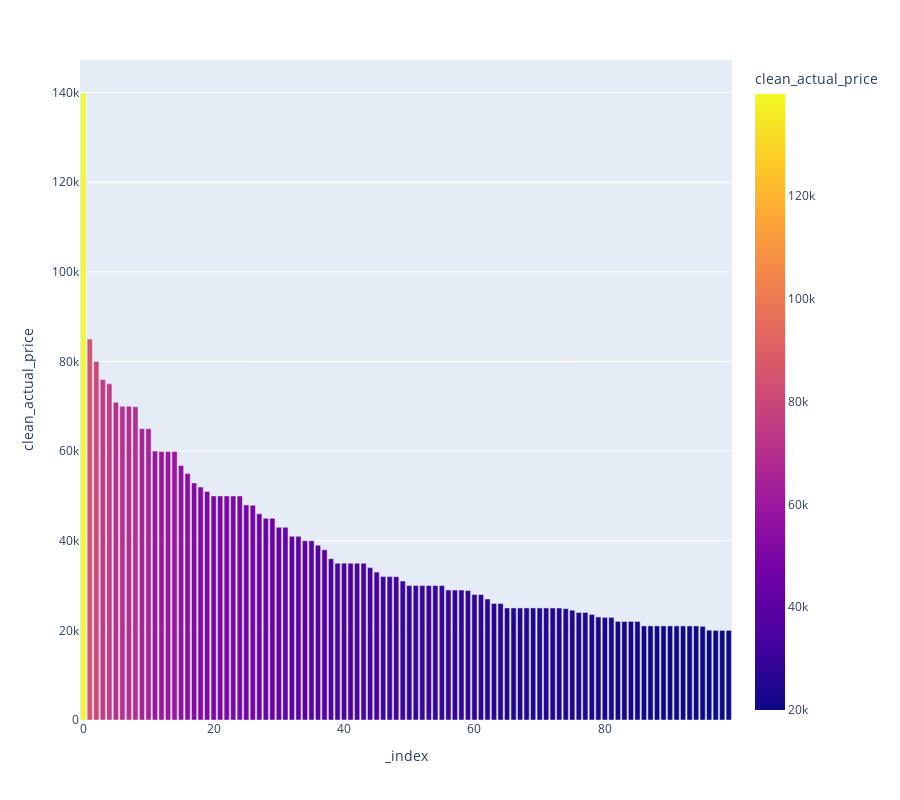

Write notebook code for a chart like this one.
### Code cell
# clean_actual_price
df.sort_values(by='clean_actual_price', ascending=False, inplace=True)
df.reset_index(inplace=True)
fig = px.bar(df.head(100), y='clean_actual_price', color='clean_actual_price', height=800, hover_name='product_name')
fig.show()

### Figure 1 — Plotly figure (JSON) as saved in the notebook; plotly's stock layout.template omitted (floating-point values rounded to 4 significant figures)
{"data": [{"alignmentgroup": "True", "hovertemplate": "<b>%{hovertext}</b><br><br>_index=%{x}<br>clean_actual_price=%{marker.color}<extra></extra>", "hovertext": ["Sony Bravia 164 cm (65 inches) 4K Ultra HD Smart LED Google TV KD-65X74K (Black)", "VU 164 cm (65 inches) The GloLED Series 4K Smart LED Google TV 65GloLED (Grey)", "LG 139 cm (55 inches) 4K Ultra HD Smart LED TV 55UQ7500PSF (Ceramic Black)", "LG 1.5 Ton 5 Star AI DUAL Inverter Split AC (Copper, Super Convertible 6-in-1 Cooling, HD Filter with Anti-Virus Protection, 2022 Model, PS-Q19YNZE, White)", "Samsung Galaxy S20 FE 5G (Cloud Navy, 8GB RAM, 128GB Storage) with No Cost EMI & Additional Exchange Offers", "Samsung 138 cm (55 inches) Crystal 4K Neo Series Ultra HD Smart LED TV UA55AUE65AKXXL (Black)", "OnePlus 163.8 cm (65 inches) U Series 4K LED Smart Android TV 65U1S (Black)", "MI 138.8 cm (55 inches) 5X Series 4K Ultra HD LED Smart Android TV L55M6-ES (Grey)", "Samsung 138 cm (55 inches) Crystal 4K Series Ultra HD Smart LED TV UA55AUE60AKLXL (Black)", "VU 139 cm (55 inches) The GloLED Series 4K Smart LED Google TV 55GloLED (Grey)", "VU 138 cm (55 inches) Premium Series 4K Ultra HD Smart IPS LED TV 55UT (Black)", "OnePlus 138.7 cm (55 inches) U Series 4K LED Smart Android TV 55U1S (Black)", "ECOVACS DEEBOT N8 2-in-1 Robotic Vacuum Cleaner, 2022 New Launch, Most Powerful Suction, Covers 2000+ Sq. Ft in One Charge, Advanced dToF Technology with OZMO Mopping (DEEBOT N8) - White", "Coway Professional Air Purifier for Home, Longest Filter Life 8500 Hrs, Green True HEPA Filter, Traps 99.99% Virus & PM 0.1 Particles, Warranty 7 Years (AirMega 150 (AP-1019C))", "Lenovo IdeaPad 3 11th Gen Intel Core i3 15.6\" FHD Thin & Light Laptop(8GB/512GB SSD/Windows 11/Office 2021/2Yr Warranty/3months Xbox Game Pass/Platinum Grey/1.7Kg), 81X800LGIN", "Sansui 140cm (55 inches) 4K Ultra HD Certified Android LED TV with Dolby Audio & Dolby Vision JSW55ASUHD (Mystique Black)", "Hisense 126 cm (50 inches) Bezelless Series 4K Ultra HD Smart LED Google TV 50A6H (Black)", "Samsung 108 cm (43 inches) Crystal 4K Series Ultra HD Smart LED TV UA43AUE60AKLXL (Black)", "TCL 108 cm (43 inches) 4K Ultra HD Certified Android Smart LED TV 43P615 (Black)", "Kodak 139 cm (55 inches) 4K Ultra HD Smart LED TV 55CA0909 (Black)", "AmazonBasics 108 cm (43 inches) 4K Ultra HD Smart LED Fire TV AB43U20PS (Black)", "OnePlus 10T 5G (Moonstone Black, 8GB RAM, 128GB Storage)", "MI 108 cm (43 inches) 5X Series 4K Ultra HD LED Smart Android TV L43M6-ES (Grey)", "LG 108 cm (43 inches) 4K Ultra HD Smart LED TV 43UQ7500PSF (Ceramic Black)", "Acer 139 cm (55 inches) H Series 4K Ultra HD Android Smart LED TV AR55AR2851UDPRO (Black)", "Acer 139 cm (55 inches) I Series 4K Ultra HD Android Smart LED TV AR55AR2851UDFL (Black)", "Samsung 108 cm (43 inches) Crystal 4K Neo Series Ultra HD Smart LED TV UA43AUE65AKXXL (Black)", "OnePlus 126 cm (50 inches) Y Series 4K Ultra HD Smart Android LED TV 50Y1S Pro (Black)", "Redmi 126 cm (50 inches) 4K Ultra HD Android Smart LED TV X50 | L50M6-RA (Black)", "Hisense 108 cm (43 inches) 4K Ultra HD Smart Certified Android LED TV 43A6GE (Black)", "Kodak 126 cm (50 inches) Bezel-Less Design Series 4K Ultra HD Smart Android LED TV 50UHDX7XPROBL (Black)", "Redmi 108 cm (43 inches) 4K Ultra HD Android Smart LED TV X43 | L43R7-7AIN (Black)", "TCL 100 cm (40 inches) Full HD Certified Android R Smart LED TV 40S6505 (Black)", "Acer 127 cm (50 inches) I Series 4K Ultra HD Android Smart LED TV AR50AR2851UDFL (Black)", "OnePlus 108 cm (43 inches) Y Series 4K Ultra HD Smart Android LED TV 43Y1S Pro (Black)", "iQOO 9 SE 5G (Sunset Sierra, 8GB RAM, 128GB Storage) | Qualcomm Snapdragon 888 | 66W Flash Charge", "OnePlus 10R 5G (Forest Green, 8GB RAM, 128GB Storage, 80W SuperVOOC)", "Xiaomi Pad 5| Qualcomm Snapdragon 860| 120Hz Refresh Rate| 6GB, 128GB| 2.5K+ Display (10.95-inch/27.81cm)|1 Billion Colours| Dolby Vision Atmos| Quad Speakers| Wi-Fi| Gray", "MI 108 cm (43 inches) 5A Series Full HD Smart Android LED TV L43M7-EAIN (Black)", "VU 108 cm (43 inches) Premium Series Full HD Smart LED TV 43GA (Black)", "iQOO Neo 6 5G (Dark Nova, 8GB RAM, 128GB Storage) | Snapdragon® 870 5G | 80W FlashCharge", "Mi 108 cm (43 inches) Full HD Android LED TV 4C | L43M6-INC (Black)", "Toshiba 108 cm (43 inches) V Series Full HD Smart Android LED TV 43V35KP (Silver)", "Acer 109 cm (43 inches) I Series 4K Ultra HD Android Smart LED TV AR43AR2851UDFL (Black)", "OnePlus Nord 2T 5G (Jade Fog, 12GB RAM, 256GB Storage)", "Samsung Galaxy M53 5G (Deep Ocean Blue, 6GB, 128GB Storage) | 108MP | sAmoled+ 120Hz | 12GB RAM with RAM Plus | Travel Adapter to be Purchased Separately", "SanDisk 1TB Extreme Portable SSD 1050MB/s R, 1000MB/s W,Upto 2 Meter Drop Protection with IP55 Water/dust Resistance, HW Encryption, PC,MAC & TypeC Smartphone Compatible, 5Y Warranty, External SSD", "OnePlus 108 cm (43 inches) Y Series Full HD Smart Android LED TV 43 Y1S (Black)", "TCL 80 cm (32 inches) HD Ready Certified Android Smart LED TV 32S615 (Black)", "TCL 80 cm (32 inches) HD Ready Certified Android Smart LED TV 32S5205 (Black)", "Mi 100 cm (40 inches) Horizon Edition Full HD Android LED TV 4A | L40M6-EI (Black)", "MI 100 cm (40 inches) 5A Series Full HD Smart Android LED TV with 24W Dolby Audio & Metal Bezel-Less Frame (Black) (2022 Model)", "Mi Robot Vacuum-Mop P, Best-in-class Laser Navigation in 10-20K INR price band, Intelligent mapping, Robotic Floor Cleaner with 2 in 1 Mopping and Vacuum, App Control (WiFi, Alexa,GA), Strong suction", "Samsung Galaxy Watch4 Bluetooth(4.4 cm, Black, Compatible with Android only)", "iQOO Z6 Pro 5G by vivo (Phantom Dusk, 8GB RAM, 128GB Storage) | Snapdragon 778G 5G | 66W FlashCharge | 1300 nits Peak Brightness | HDR10+", "iQOO Z6 Pro 5G by vivo (Legion Sky, 8GB RAM, 128GB Storage) | Snapdragon 778G 5G | 66W FlashCharge | 1300 nits Peak Brightness | HDR10+", "Redmi Note 11 Pro + 5G (Stealth Black, 8GB RAM, 256GB Storage) | 67W Turbo Charge | 120Hz Super AMOLED Display | Additional Exchange Offers | Charger Included", "OnePlus Nord 2T 5G (Gray Shadow, 8GB RAM, 128GB Storage)", "OnePlus Nord 2T 5G (Jade Fog, 8GB RAM, 128GB Storage)", "WANBO X1 Pro (Upgraded) | Native 1080P Full HD | Android 9 | Projector for Home | LED Cinema | 350ANSI | 3900 lumens | WiFi Bluetooth | HDMI ARC | Dolby DTS | 4D Keystone Correction (Global Version)", "iQOO Z6 Pro 5G by vivo (Legion Sky, 6GB RAM, 128GB Storage) | Snapdragon 778G 5G | 66W FlashCharge | 1300 nits Peak Brightness | HDR10+", "iFFALCON 80 cm (32 inches) HD Ready Smart LED TV 32F53 (Black)", "Redmi Note 11 Pro + 5G (Phantom White, 8GB RAM, 128GB Storage) | 67W Turbo Charge | 120Hz Super AMOLED Display | Additional Exchange Offers | Charger Included", "Samsung Galaxy M33 5G (Mystique Green, 8GB, 128GB Storage) | 6000mAh Battery | Upto 16GB RAM with RAM Plus | Travel Adapter to be Purchased Separately", "MI 80 cm (32 inches) HD Ready Smart Android LED TV 5A Pro | L32M7-EAIN (Black)", "Aquadpure Copper + Mineral RO+UV+UF 10 to 12 Liter RO + UV + TDS ADJUSTER Water Purifier with Copper Charge Technology black & copper Best For Home and Office (Made In India)", "Redmi Note 11 Pro + 5G (Stealth Black, 6GB RAM, 128GB Storage) | 67W Turbo Charge | 120Hz Super AMOLED Display | Additional Exchange Offers | Charger Included", "Samsung Galaxy M33 5G (Emerald Brown, 6GB, 128GB Storage) | 6000mAh Battery | Upto 12GB RAM with RAM Plus | Travel Adapter to be Purchased Separately", "Redmi 80 cm (32 inches) Android 11 Series HD Ready Smart LED TV | L32M6-RA/L32M7-RA (Black)", "Samsung Galaxy M33 5G (Emerald Brown, 6GB, 128GB Storage) | 6000mAh Battery | Upto 12GB RAM with RAM Plus | Travel Adapter to be Purchased Separately", "Redmi 80 cm (32 inches) Android 11 Series HD Ready Smart LED TV | L32M6-RA/L32M7-RA (Black)", "MI 80 cm (32 inches) 5A Series HD Ready Smart Android LED TV L32M7-5AIN (Black)", "Aqua d pure Active Copper 12-L RO+UV Water Filter Purifier for Home, Kitchen Fully Automatic UF+TDS Controller", "Acer 100 cm (40 inches) P Series Full HD Android Smart LED TV AR40AR2841FDFL (Black)", "HUL Pureit Eco Water Saver Mineral RO+UV+MF AS wall mounted/Counter top Black 10L Water Purifier", "Aquaguard Aura RO+UV+UF+Taste Adjuster(MTDS) with Active Copper & Zinc 7L water purifier,8 stages of purification,suitable for borewell,tanker,municipal water(Black) from Eureka Forbes", "AGARO Imperial 240-Watt Slow Juicer with Cold Press Technology", "LG 80 cm (32 inches) HD Ready Smart LED TV 32LQ576BPSA (Ceramic Black)", "Philips Air Purifier Ac2887/20,Vitashield Intelligent Purification,Long Hepa Filter Life Upto 17000 Hours,Removes 99.9% Airborne Viruses & Bacteria,99.97% Airborne Pollutants,Ideal For Master Bedroom", "Acer 80 cm (32 inches) S Series HD Ready Android Smart LED TV AR32AR2841HDSB (Black)", "Samsung 80 cm (32 Inches) Wondertainment Series HD Ready LED Smart TV UA32T4340BKXXL (Glossy Black)", "Samsung 80 cm (32 Inches) Wondertainment Series HD Ready LED Smart TV UA32T4340BKXXL (Glossy Black)", "OnePlus 80 cm (32 inches) Y Series HD Ready Smart Android LED TV 32 Y1S (Black)", "LG 80 cm (32 inches) HD Ready Smart LED TV 32LM563BPTC (Dark Iron Gray)", "iQOO vivo Z6 5G (Chromatic Blue, 8GB RAM, 128GB Storage) | Snapdragon 695-6nm Processor | 120Hz FHD+ Display | 5000mAh Battery", "LG 80 cm (32 inches) HD Ready Smart LED TV 32LM563BPTC (Dark Iron Gray)", "iQOO Z6 44W by vivo (Raven Black, 6GB RAM, 128GB Storage) | 6.44\" FHD+ AMOLED Display | 50% Charge in just 27 mins | in-Display Fingerprint Scanning", "iQOO vivo Z6 5G (Chromatic Blue, 6GB RAM, 128GB Storage) | Snapdragon 695-6nm Processor | 120Hz FHD+ Display | 5000mAh Battery", "Redmi Note 11T 5G (Stardust White, 6GB RAM, 128GB ROM)| Dimensity 810 5G | 33W Pro Fast Charging | Charger Included | Additional Exchange Offers|Get 2 Months of YouTube Premium Free!", "iQOO Z6 44W by vivo (Lumina Blue, 6GB RAM, 128GB Storage) | 6.44\" FHD+ AMOLED Display | 50% Charge in just 27 mins | in-Display Fingerprint Scanning", "Redmi Note 11T 5G (Aquamarine Blue, 6GB RAM, 128GB ROM)| Dimensity 810 5G | 33W Pro Fast Charging | Charger Included | Additional Exchange Offers| Get 2 Months of YouTube Premium Free!", "Redmi Note 11T 5G (Matte Black, 6GB RAM, 128GB ROM)| Dimensity 810 5G | 33W Pro Fast Charging | Charger Included | Additional Exchange Offers|Get 2 Months of YouTube Premium Free!", "OPPO A74 5G (Fantastic Purple,6GB RAM,128GB Storage) with No Cost EMI/Additional Exchange Offers", "iQOO vivo Z6 5G (Dynamo Black, 6GB RAM, 128GB Storage) | Snapdragon 695-6nm Processor | 120Hz FHD+ Display | 5000mAh Battery", "OPPO A74 5G (Fluid Black, 6GB RAM, 128GB Storage) with No Cost EMI/Additional Exchange Offers", "Samsung 80 cm (32 inches) Wondertainment Series HD Ready LED Smart TV UA32TE40AAKBXL (Titan Gray)", "Instant Pot Air Fryer, Vortex 2QT, Touch Control Panel, 360° EvenCrisp™ Technology, Uses 95 % less Oil, 4-in-1 Appliance: Air Fry, Roast, Bake, Reheat (Vortex 1.97Litre, Black)", "Croma 80 cm (32 Inches) HD Ready LED TV (CREL7369, Black) (2021 Model)", "Fire-Boltt Ninja Call Pro Plus 1.83\" Smart Watch with Bluetooth Calling, AI Voice Assistance, 100 Sports Modes IP67 Rating, 240*280 Pixel High Resolution", "Fire-Boltt Ninja Call Pro Plus 1.83\" Smart Watch with Bluetooth Calling, AI Voice Assistance, 100 Sports Modes IP67 Rating, 240*280 Pixel High Resolution"], "legendgroup": "", "marker": {"color": [139900, 85000, 79990, 75990, 74999, 70900, 69999, 69999, 69900, 65000, 65000, 59999, 59900, 59900, 59890, 56790, 54990, 52900, 51990, 50999, 50000, 49999, 49999, 49990, 49990, 47990, 47900, 45999, 44999, 44990, 42999, 42999, 40990, 40990, 39999, 39990, 38999, 37999, 35999, 35000, 34999, 34999, 34990, 34990, 33999, 32999, 32000, 31999, 31990, 30990, 29999, 29999, 29999, 29999, 29990, 29990, 28999, 28999, 28999, 28900, 27990, 27990, 26999, 25999, 25999, 24999, 24999, 24999, 24999, 24999, 24999, 24999, 24999, 24990, 24850, 24500, 23999, 23990, 23559, 22990, 22900, 22900, 21999, 21990, 21990, 21990, 20999, 20999, 20999, 20999, 20999, 20999, 20990, 20990, 20990, 20900, 20049, 20000, 19999, 19999], "coloraxis": "coloraxis", "pattern": {"shape": ""}}, "name": "", "offsetgroup": "", "orientation": "v", "showlegend": false, "textposition": "auto", "type": "bar", "x": [0, 1, 2, 3, 4, 5, 6, 7, 8, 9, 10, 11, 12, 13, 14, 15, 16, 17, 18, 19, 20, 21, 22, 23, 24, 25, 26, 27, 28, 29, 30, 31, 32, 33, 34, 35, 36, 37, 38, 39, 40, 41, 42, 43, 44, 45, 46, 47, 48, 49, 50, 51, 52, 53, 54, 55, 56, 57, 58, 59, 60, 61, 62, 63, 64, 65, 66, 67, 68, 69, 70, 71, 72, 73, 74, 75, 76, 77, 78, 79, 80, 81, 82, 83, 84, 85, 86, 87, 88, 89, 90, 91, 92, 93, 94, 95, 96, 97, 98, 99], "xaxis": "x", "y": [139900, 85000, 79990, 75990, 74999, 70900, 69999, 69999, 69900, 65000, 65000, 59999, 59900, 59900, 59890, 56790, 54990, 52900, 51990, 50999, 50000, 49999, 49999, 49990, 49990, 47990, 47900, 45999, 44999, 44990, 42999, 42999, 40990, 40990, 39999, 39990, 38999, 37999, 35999, 35000, 34999, 34999, 34990, 34990, 33999, 32999, 32000, 31999, 31990, 30990, 29999, 29999, 29999, 29999, 29990, 29990, 28999, 28999, 28999, 28900, 27990, 27990, 26999, 25999, 25999, 24999, 24999, 24999, 24999, 24999, 24999, 24999, 24999, 24990, 24850, 24500, 23999, 23990, 23559, 22990, 22900, 22900, 21999, 21990, 21990, 21990, 20999, 20999, 20999, 20999, 20999, 20999, 20990, 20990, 20990, 20900, 20049, 20000, 19999, 19999], "yaxis": "y"}], "layout": {"barmode": "relative", "coloraxis": {"colorbar": {"title": {"text": "clean_actual_price"}}, "colorscale": [[0, "#0d0887"], [0.1111, "#46039f"], [0.2222, "#7201a8"], [0.3333, "#9c179e"], [0.4444, "#bd3786"], [0.5556, "#d8576b"], [0.6667, "#ed7953"], [0.7778, "#fb9f3a"], [0.8889, "#fdca26"], [1, "#f0f921"]]}, "height": 800, "legend": {"tracegroupgap": 0}, "margin": {"t": 60}, "xaxis": {"anchor": "y", "domain": [0, 1], "title": {"text": "_index"}}, "yaxis": {"anchor": "x", "domain": [0, 1], "title": {"text": "clean_actual_price"}}}}
